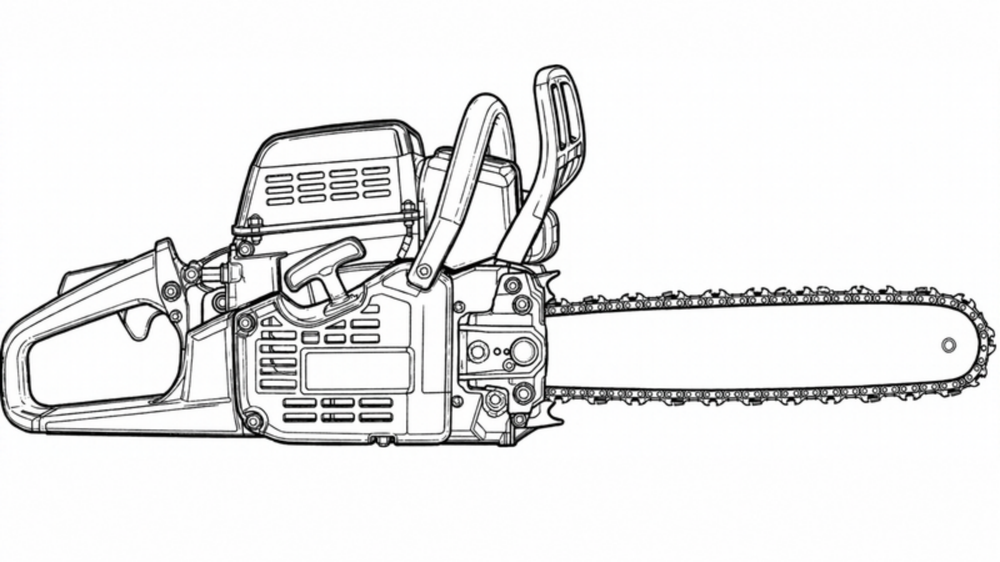
#> input picture data/scripts/despiece-propio/motosierra-canva.png, 1000 x 562 px, shrunk from 3200 x 1800 before the run
$ python trazar_base.py motosierra-canva.png motosierra-canva.png
#> lines starting #> are read from the running program, lines starting #| are printed output that depends on the picture; after the words box and inside, x2 and y2 are one past the last pixel; in counts of white or black regions, pixels touching at a corner belong together
"""Traza un dibujo de línea (fondo blanco) tal cual: binariza y vectoriza con potrace.
uso: python trazar_base.py dibujo.png salida.svg  -> imprime x0 y0 ancho alto del recorte (px de la imagen)"""
import sys, subprocess, tempfile, os
import numpy as np, cv2
im = cv2.imread(sys.argv[1], cv2.IMREAD_GRAYSCALE)
#> im: shape (562, 1000); min 0, max 255, mean 233.5
neg = (im < 150).astype(np.uint8) * 255
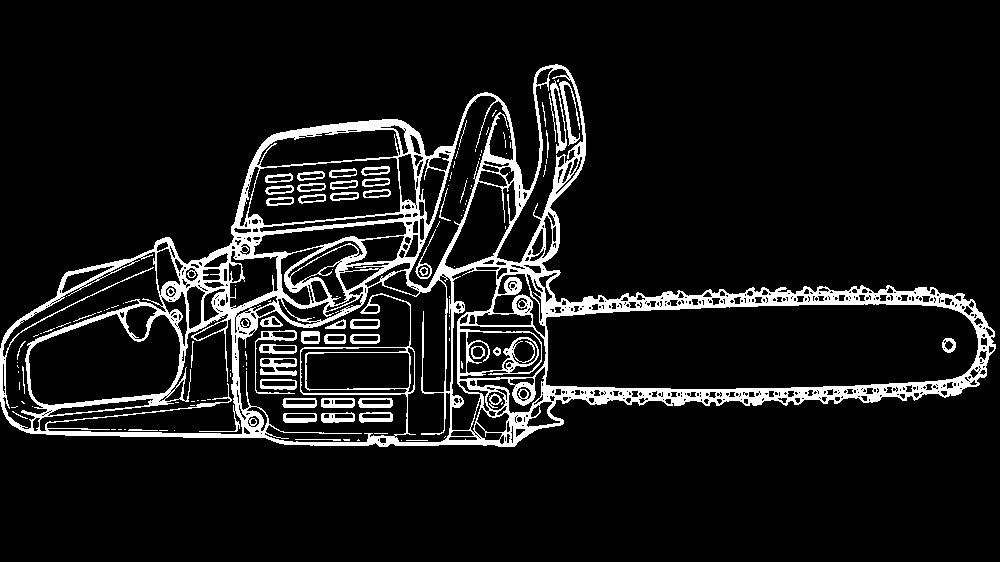
#> neg: shape (562, 1000); 9.5% white; 136 white regions (85 under 20 px), largest, box (x1, y1, x2, y2) and area: (0, 64, 996, 447) 46209, (550, 80, 567, 154) 375, (260, 358, 297, 376) 374
n, lab, st, _ = cv2.connectedComponentsWithStats(neg)
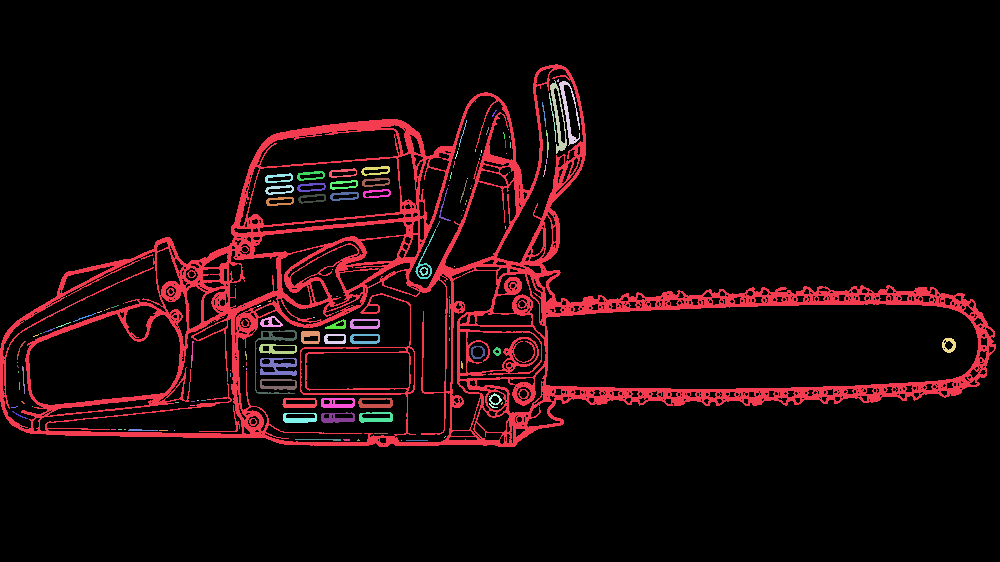
#> lab: shape (562, 1000) int32; 137 distinct labels, from 0 to 136; one colour per label, 0 black
#> n = 137; st = 137 rows, first 6: [0, 0, 1000, 562, 508839], [0, 64, 996, 383, 46209], [557, 79, 2, 3, 5], [550, 80, 17, 74, 375], [559, 81, 21, 65, 354], [549, 93, 7, 49, 55]
for i in range(1, n):
    if st[i, cv2.CC_STAT_AREA] < 40:
        neg[lab == i] = 0
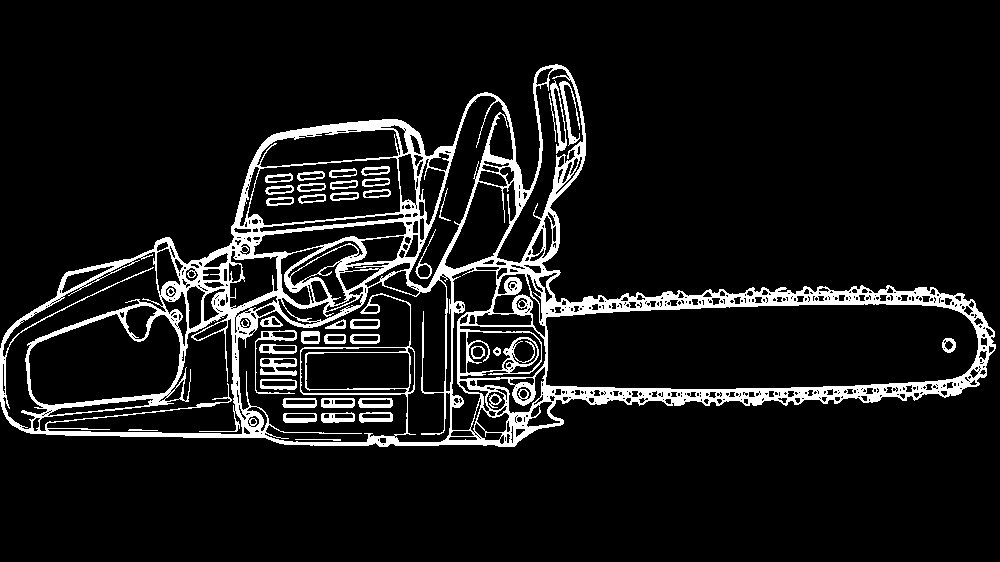
#> neg: shape (562, 1000); 9.3% white; 40 white regions, largest, box (x1, y1, x2, y2) and area: (0, 64, 996, 447) 46209, (550, 80, 567, 154) 375, (260, 358, 297, 376) 374
x, y, w, h = cv2.boundingRect(neg)
#> x = 0; y = 64; w = 996; h = 383
p = 8
x0, y0 = max(0, x - p), max(0, y - p)
#> x0 = 0; y0 = 56
rec = neg[y0:y + h + p, x0:x + w + p]
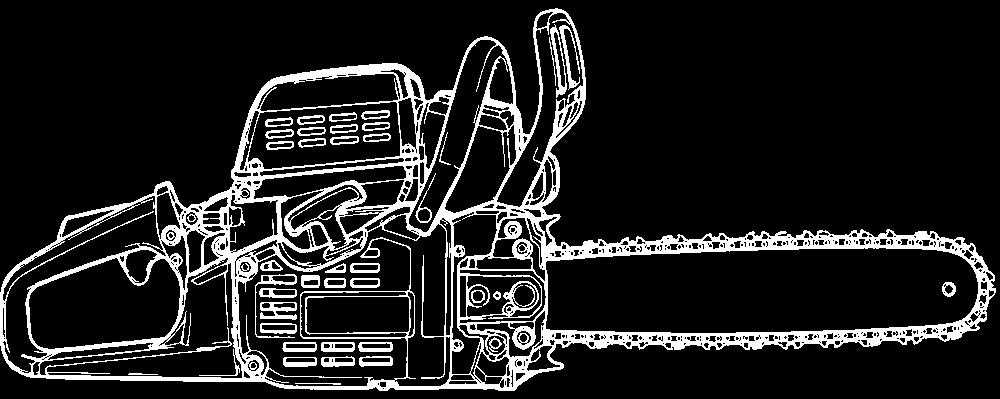
#> rec: shape (399, 1000); 13.2% white; 40 white regions, largest, box (x1, y1, x2, y2) and area: (0, 8, 996, 391) 46209, (550, 24, 567, 98) 375, (260, 302, 297, 320) 374
with tempfile.TemporaryDirectory() as td:
    pbm = os.path.join(td, 'a.pbm')
    cv2.imwrite(pbm, 255 - rec)
    subprocess.run(['potrace', '-s', '-t', '20', '-a', '1.0', '-O', '1.2', '-u', '5', pbm, '-o', sys.argv[2]], check=True)
#> (this line was passed over: subprocess is not available in this run)
print(x0, y0, rec.shape[1], rec.shape[0])
#| 0 56 1000 399
